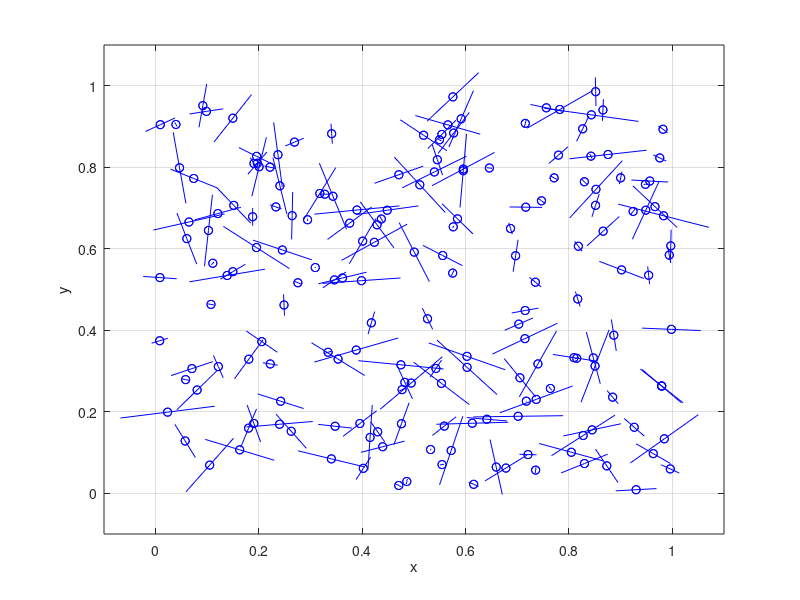

The MATLAB script that drew this image: (Note: this script raises an error after producing the figure.)
clear all
close all

n = 181;
dsudut = 1;

x = rand(n,1);
y = rand(n,1);

azi = zeros(n,1);
u = zeros(n,1);
v = zeros(n,1);

w = rand(n,1);
for i = 1:n
    azi(i)=i*dsudut;
    u(i)=w(i)*(sin(azi(i)*pi/180)); % delta x
    v(i)=w(i)*(cos(azi(i)*pi/180)); % delta y
end

figure(1)

quiver(x,y,u,v,"-ob")
hold on 
quiver(x,y,-u,-v,"-ob")
xlim([-0.1 1.1])
ylim([-0.1,1.1])
xlabel('x')
ylabel('y')
grid on

load ('matriks.mat')

u2 = zeros(n,1);
v2 = zeros(n,1);

for i = 1:n
    if indeks(i) == 9
        u2(i)=w(i)*(sin(azi(i)*pi/180)); % delta x
        v2(i)=w(i)*(cos(azi(i)*pi/180)); % delta y
        azi(i);
    end
end

hold on
quiver(x,y,u2,v2,".-r") %'AutoScale','off'
hold on
quiver(x,y,-u2,-v2,".-r")
xlim([-0.1 1.1])
ylim([-0.1 1.1])
xlabel('x')
ylabel('y')
grid on
